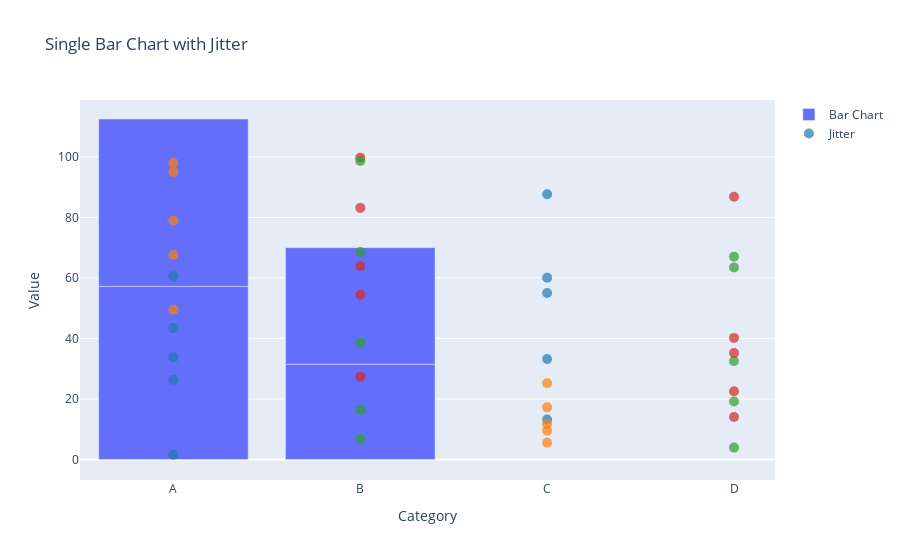

Here is the notebook cell this chart was saved with:
### Code cell
import plotly.graph_objects as go
import pandas as pd
import numpy as np

# Example DataFrame
np.random.seed(42)
df = pd.DataFrame({
    'Category': ['A', 'A', 'B', 'B', 'C', 'C', 'D', 'D'] * 5,
    'Value': np.random.rand(40) * 100,
    'Shot_Type': ['Drive', 'Putt', 'Iron', 'Wood', 'Drive', 'Putt', 'Iron', 'Wood'] * 5
})

# Assign unique colors to each Shot_Type
shot_type_colors = {
    'Drive': '#1f77b4',  # blue
    'Putt': '#ff7f0e',  # orange
    'Iron': '#2ca02c',  # green
    'Wood': '#d62728'   # red
}

# Map colors to the Shot_Type column
df['Color'] = df['Shot_Type'].map(shot_type_colors)

# Create jittered data for scatter points
jitter = df.copy()
jitter['Jittered_Y'] = jitter['Value'] + np.random.uniform(-5, 5, size=len(jitter))

# Bar chart for aggregated values
bar_chart = go.Bar(
    x=df['Category'],
    y=df.groupby('Category')['Value'].mean(),
    name='Bar Chart'
)

# Scatter plot for individual points with jitter
jitter_scatter = go.Scatter(
    x=jitter['Category'],
    y=jitter['Jittered_Y'],
    mode='markers',
    marker=dict(color=jitter['Color'], size=10, opacity=0.7),
    name='Jitter'
)

# Combine bar chart and scatter plot
fig = go.Figure(data=[bar_chart, jitter_scatter])

# Add layout details
fig.update_layout(
    title="Single Bar Chart with Jitter",
    xaxis_title="Category",
    yaxis_title="Value",
    showlegend=True
)

# Display the plot
fig.show()

### Figure 1 — Plotly figure (JSON) as saved in the notebook; plotly's stock layout.template omitted (floating-point values rounded to 4 significant figures)
{"data": [{"name": "Bar Chart", "type": "bar", "x": ["A", "A", "B", "B", "C", "C", "D", "D", "A", "A", "B", "B", "C", "C", "D", "D", "A", "A", "B", "B", "C", "C", "D", "D", "A", "A", "B", "B", "C", "C", "D", "D", "A", "A", "B", "B", "C", "C", "D", "D"], "y": [57.19, 55.32, 31.49, 38.5]}, {"marker": {"color": ["#1f77b4", "#ff7f0e", "#2ca02c", "#d62728", "#1f77b4", "#ff7f0e", "#2ca02c", "#d62728", "#1f77b4", "#ff7f0e", "#2ca02c", "#d62728", "#1f77b4", "#ff7f0e", "#2ca02c", "#d62728", "#1f77b4", "#ff7f0e", "#2ca02c", "#d62728", "#1f77b4", "#ff7f0e", "#2ca02c", "#d62728", "#1f77b4", "#ff7f0e", "#2ca02c", "#d62728", "#1f77b4", "#ff7f0e", "#2ca02c", "#d62728", "#1f77b4", "#ff7f0e", "#2ca02c", "#d62728", "#1f77b4", "#ff7f0e", "#2ca02c", "#d62728"], "opacity": 0.7, "size": 10}, "mode": "markers", "name": "Jitter", "type": "scatter", "x": ["A", "A", "B", "B", "C", "C", "D", "D", "A", "A", "B", "B", "C", "C", "D", "D", "A", "A", "B", "B", "C", "C", "D", "D", "A", "A", "B", "B", "C", "C", "D", "D", "A", "A", "B", "B", "C", "C", "D", "D"], "y": [33.67, 95.02, 68.54, 63.96, 13.19, 17.22, 3.925, 86.82, 60.58, 67.66, 6.754, 99.74, 87.64, 25.18, 19.16, 22.56, 26.31, 49.44, 38.65, 27.38, 60.07, 11.66, 32.5, 35.2, 43.42, 78.94, 16.38, 54.45, 54.99, 9.514, 63.48, 14.04, 1.56, 98.04, 98.63, 83.13, 33.17, 5.508, 67.01, 40.17]}], "layout": {"showlegend": true, "title": {"text": "Single Bar Chart with Jitter"}, "xaxis": {"title": {"text": "Category"}}, "yaxis": {"title": {"text": "Value"}}}}
